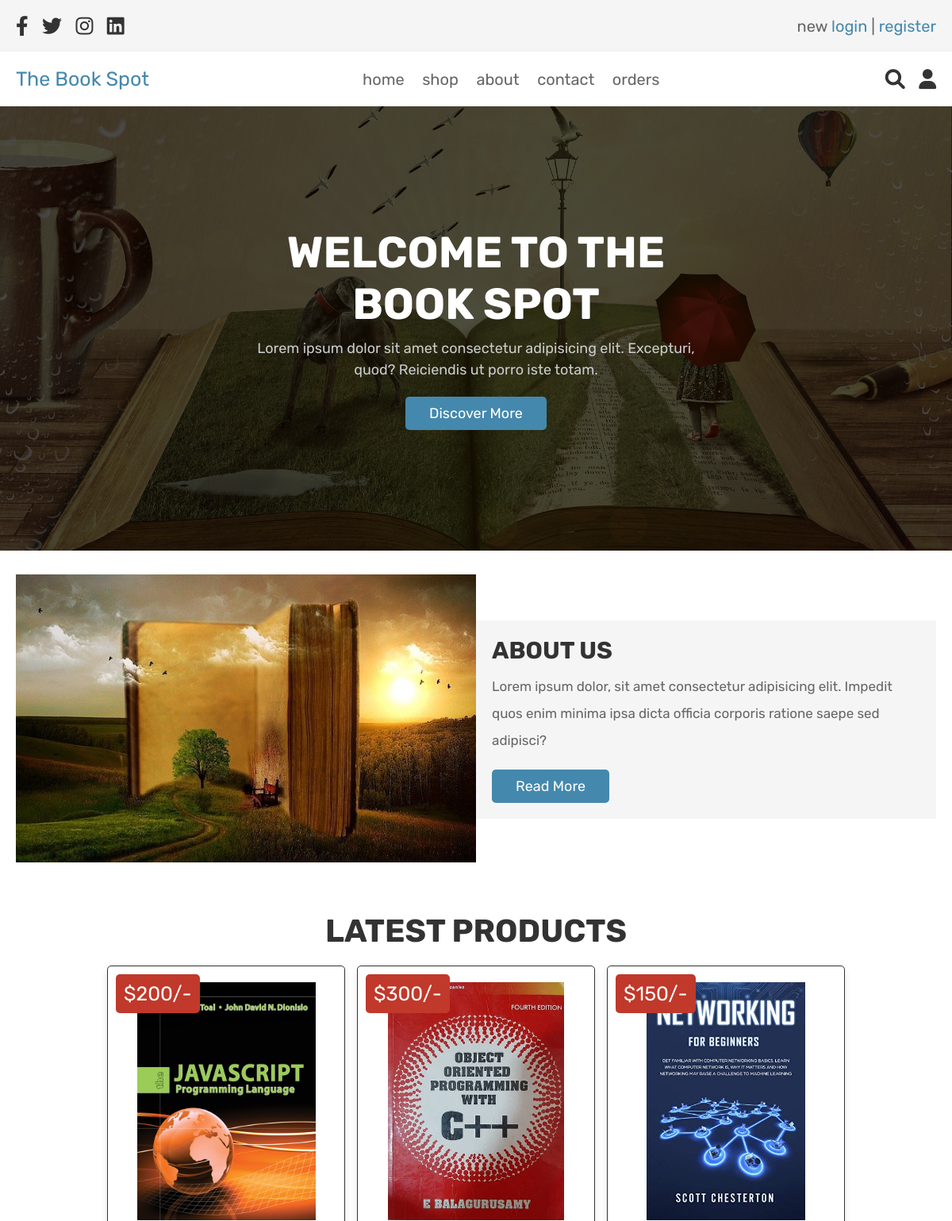
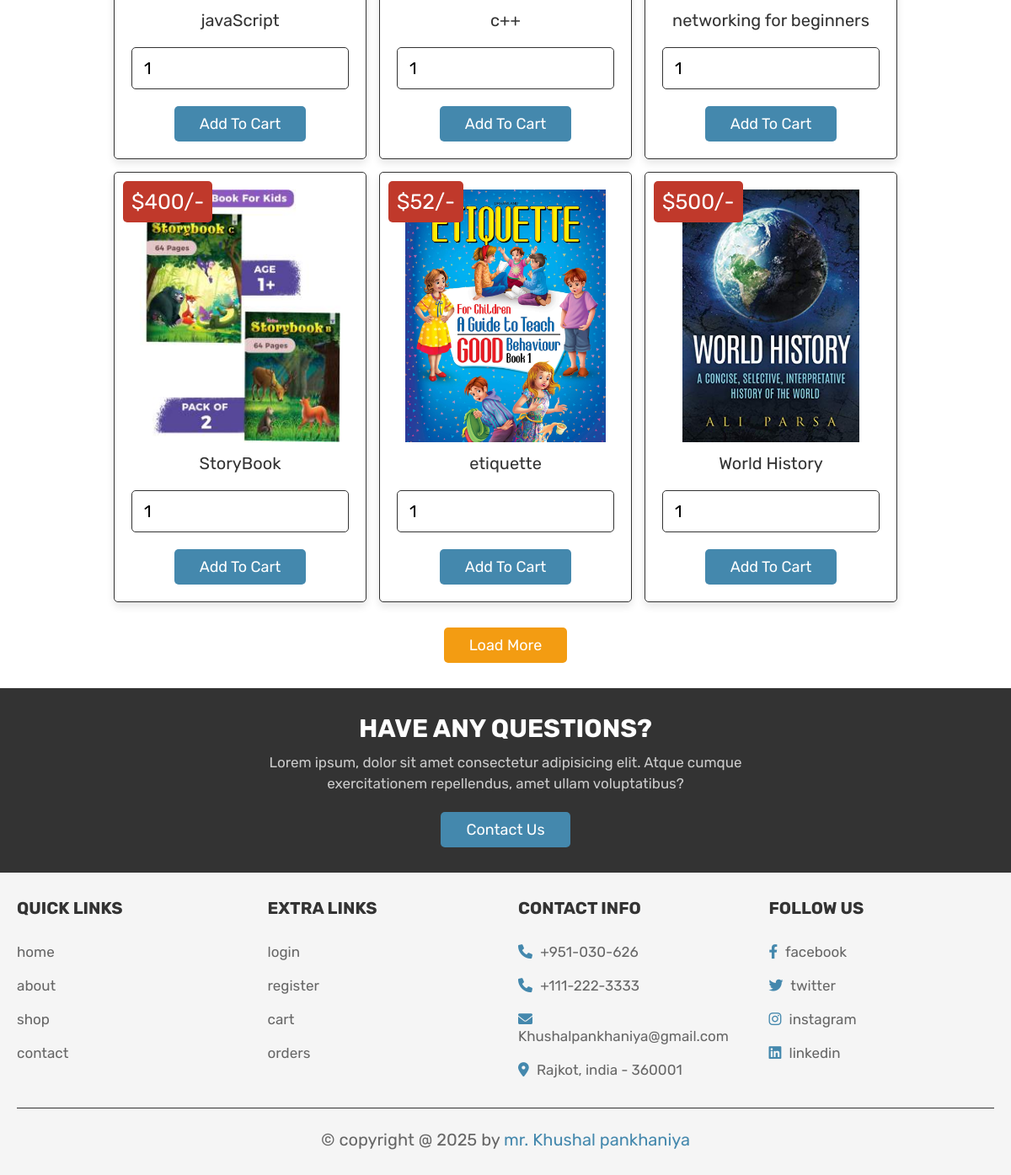
The app's page /home.php with its own data (2 pictures, top to bottom).
### tables this page shows
CREATE TABLE `products` (
  `id` int(100) NOT NULL,
  `name` varchar(100) NOT NULL,
  `brand_id` int(10) NOT NULL,
  `price` int(100) NOT NULL,
  `image` varchar(100) NOT NULL
);

### home.php (the view, shortened to what this page needs)
<?php
include 'config.php';
?>
<!DOCTYPE html>
<html lang="en">
<head>
   <link rel="stylesheet" href="https://cdnjs.cloudflare.com/ajax/libs/font-awesome/6.0.0/css/all.min.css">
   <link rel="stylesheet" href="css/style.css">
</head>
<body>
<?php include 'header.php'; ?>
<section class="home">
   <div class="content">
      <h3>Welcome to The Book Spot</h3>
      <p>Lorem ipsum dolor sit amet consectetur adipisicing elit. Excepturi, quod? Reiciendis ut porro iste totam.</p>
      <a href="about.php" class="white-btn">discover more</a>
   </div>
</section>
<section class="about">
   <div class="flex">
      <div class="image">
         <img src="images/about-img.jpg" alt="">
      </div>
      <div class="content">
         <h3>about us</h3>
         <p>Lorem ipsum dolor, sit amet consectetur adipisicing elit. Impedit quos enim minima ipsa dicta officia corporis ratione saepe sed adipisci?</p>
         <a href="about.php" class="btn">read more</a>
      </div>
   </div>
</section>
<section class="products">
   <h1 class="title">latest products</h1>
   <div class="box-container">
      <?php
         $select_products = mysqli_query($conn, "SELECT * FROM `products` LIMIT 6") or die('query failed');
         if(mysqli_num_rows($select_products) > 0){
            while($fetch_products = mysqli_fetch_assoc($select_products)){
      ?>
     <form action="" method="post" class="box">
      <img class="image" src="uploaded_img/<?php echo $fetch_products['image']; ?>" alt="">
      <div class="name"><?php echo $fetch_products['name']; ?></div>
      <div class="price">$<?php echo $fetch_products['price']; ?>/-</div>
      <input type="number" min="1" name="product_quantity" value="1" class="qty">
      <input type="submit" value="add to cart" name="add_to_cart" class="btn">
     </form>
      <?php
         }
      }else{
         echo '<p class="empty">no products added yet!</p>';
      }
      ?>
   </div>
   <div class="load-more" style="margin-top: 2rem; text-align:center">
      <a href="shop.php" class="option-btn">load more</a>
   </div>
</section>
<section class="home-contact">
   <div class="content">
      <h3>have any questions?</h3>
      <p>Lorem ipsum, dolor sit amet consectetur adipisicing elit. Atque cumque exercitationem repellendus, amet ullam voluptatibus?</p>
      <a href="contact.php" class="white-btn">contact us</a>
   </div>
</section>
<?php include 'footer.php'; ?>
</body>
</html>

### header.php (shortened to what this page needs)
<header class="header">
   <div class="header-1">
      <div class="flex">
         <div class="share">
            <a href="https://www.facebook.com/campaign/landing.php?campaign_id=14884913640&extra_1=s%7Cc%7C550525804791%7Cb%7Cfacebook%20%27%7C&placement=&creative=550525804791&keyword=facebook%20%27&partner_id=googlesem&extra_2=campaignid%3D14884913640%26adgroupid%3D128696220912%26matchtype%3Db%26network%3Dg%26source%3Dnotmobile%26search_or_content%3Ds%26device%3Dc%26devicemodel%3D%26adposition%3D%26target%3D%26targetid%3Dkwd-327195741349%26loc_physical_ms%3D1007753%26loc_interest_ms%3D%26feeditemid%3D%26param1%3D%26param2%3D&gclid=Cj0KCQiA99ybBhD9ARIsALvZavWRudGBvd1UlRTCQYkAsMvWCAJPfBwvh1PnTLe0yiJVUPAerU-GJ0IaAqrtEALw_wcB" class="fab fa-facebook-f"></a>
            <a href="https://twitter.com/login" class="fab fa-twitter"></a>
            <a href="https://www.instagram.com/" class="fab fa-instagram"></a>
            <a href="https://www.linkedin.com/feed/" class="fab fa-linkedin"></a>
         </div>
         <p> new <a href="login.php">login</a> | <a href="register.php">register</a> </p>
      </div>
   </div>
   <div class="header-2">
      <div class="flex">
         <a href="home.php" class="logo">The Book Spot</a>
         <nav class="navbar">
            <a href="home.php">home</a>
            <a href="shop.php">shop</a>
            <a href="about.php">about</a>
            <a href="contact.php">contact</a>
            <a href="orders.php">orders</a>
         </nav>
         <div class="icons">
            <a href="search_page.php" class="fas fa-search"></a>
         <?php
           if (isset($_SESSION['user_id'])) {
            ?>
            <div id="user-btn" class="fas fa-user"></div>
          <?php
            $user_id = $_SESSION['user_id'];
            $select_cart_number = mysqli_query($conn, "SELECT * FROM `cart` WHERE user_id = '$user_id'") or die('query failed');
            $cart_rows_number = mysqli_num_rows($select_cart_number); ?>
            <a href="cart.php"> <i class="fas fa-shopping-cart"></i> <span>(<?php echo $cart_rows_number; ?>)</span> </a>
         </div>
         <div class="user-box">
            <i class="fa-solid fa-xmark removebtn"></i>
            <p>username : <span><?php echo $_SESSION['user_name']; ?></span></p>
            <p>email : <span><?php echo $_SESSION['user_email']; ?></span></p>
            <form method="post"><input type="submit" value="logout" class="delete-btn" name="delete-btn"></form>
         </div>
          <?php }else {  ?>
             <div id="user-btn" class="fas fa-user"></div>
            <?php
          } ?>
      </div>
   </div>
</header>

### footer.php
<section class="footer">
   <div class="box-container">
      <div class="box">
         <h3>quick links</h3>
         <a href="home.php">home</a>
         <a href="about.php">about</a>
         <a href="shop.php">shop</a>
         <a href="contact.php">contact</a>
      </div>
      <div class="box">
         <h3>extra links</h3>
         <a href="login.php">login</a>
         <a href="register.php">register</a>
         <a href="cart.php">cart</a>
         <a href="orders.php">orders</a>
      </div>
      <div class="box">
         <h3>contact info</h3>
         <p> <i class="fas fa-phone"></i> +951-030-626 </p>
         <p> <i class="fas fa-phone"></i> +111-222-3333 </p>
         <p> <i class="fas fa-envelope"></i> Khushalpankhaniya@gmail.com </p>
         <p> <i class="fas fa-map-marker-alt"></i> Rajkot, india - 360001 </p>
      </div>
      <div class="box">
         <h3>follow us</h3>
         <a href="#"> <i class="fab fa-facebook-f"></i> facebook </a>
         <a href="#"> <i class="fab fa-twitter"></i> twitter </a>
         <a href="#"> <i class="fab fa-instagram"></i> instagram </a>
         <a href="https://www.linkedin.com/in/khushal-pankhaniya-abb81b224/"> <i class="fab fa-linkedin"></i> linkedin </a>
      </div>
   </div>
   <p class="credit"> &copy; copyright  @ <?php echo date('Y'); ?> by <span>mr. Khushal pankhaniya</span> </p>
</section>

### records on screen
products: image (picture), name "javaScript", price "200"
products: image (picture), name "c++", price "300"
products: image (picture), name "networking for beginners", price "150"
products: image (picture), name "StoryBook", price "400"
products: image (picture), name "etiquette", price "52"
products: image (picture), name "World History", price "500"
